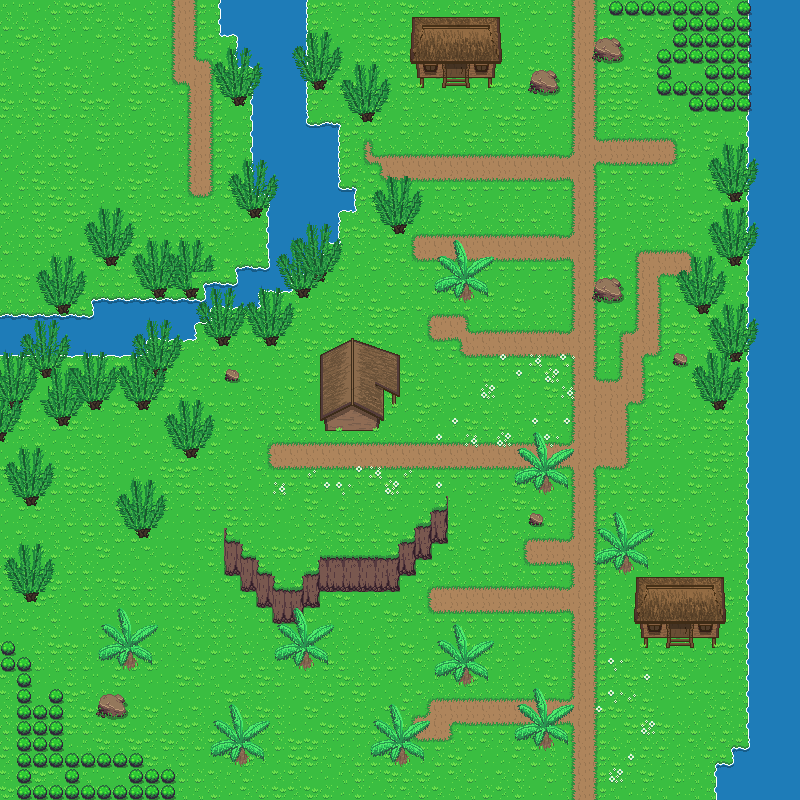

The image is a tile-based game level rendered from a .tmx file. Its description and source (layers, tilesets, objects; grid data summarised) follow:
An orthogonal 50x50 tile map with 16x16 px tiles, 6 tile layers (Tile Layer 1, Tile Layer 2, Tile Layer 3, Tile Layer 4, ...), 2 tilesets.

<map version="1.0" tiledversion="1.0.2" orientation="orthogonal" renderorder="left-down" width="50" height="50" tilewidth="16" tileheight="16" nextobjectid="1">
 <properties>
  <property name="unity:sortingLayerName" value="AbovePlayer" />
 </properties>
 <tileset firstgid="1" source="../Tileset/Overworld.tsx" />
 <tileset firstgid="1729" source="../Tileset/Building.tsx" />
 <layer name="Tile Layer 1" width="50" height="50">
  <data>[2500 cells, 2500 non-empty, 33 distinct tile ids]</data>
 </layer>
 <layer name="Tile Layer 2" width="50" height="50">
  <data>[2500 cells, 179 non-empty, 20 distinct tile ids]</data>
 </layer>
 <layer name="Tile Layer 3" width="50" height="50">
  <data>[2500 cells, 43 non-empty, 9 distinct tile ids]</data>
 </layer>
 <layer name="Tile Layer 4" width="50" height="50">
  <data>[2500 cells, 67 non-empty, 46 distinct tile ids]</data>
 </layer>
 <layer name="Aboveplayer" width="50" height="50">
  <properties>
   <property name="unity:sortingLayerName" value="AbovePlayer" />
  </properties>
  <data>[2500 cells, 254 non-empty, 21 distinct tile ids]</data>
 </layer>
 <layer name="AbovePlayer" width="50" height="50">
  <data>[2500 cells, 382 non-empty, 45 distinct tile ids]</data>
 </layer>
</map>
